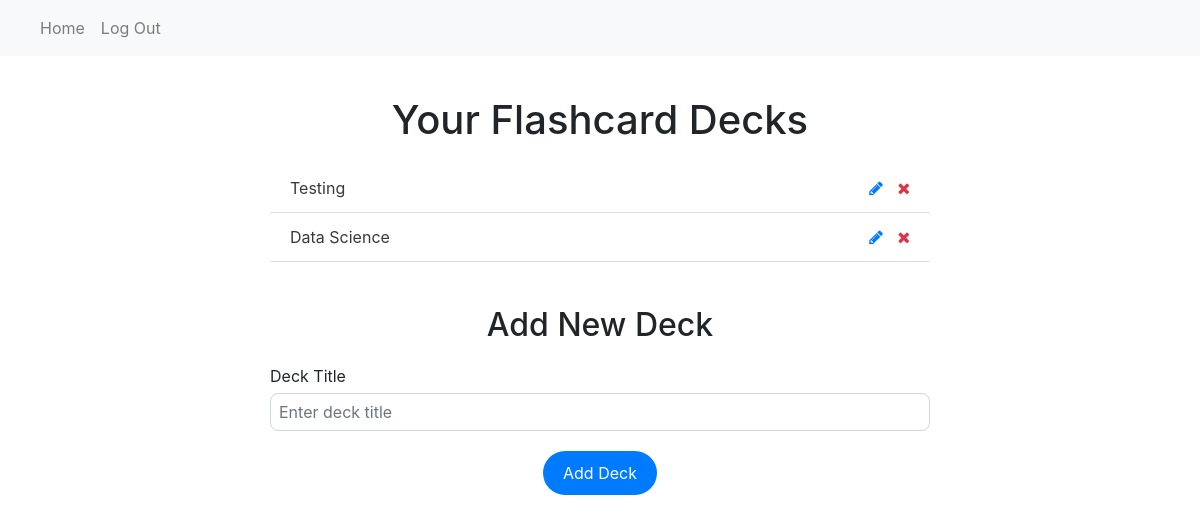
Page / (signed in) on the earlier database version.
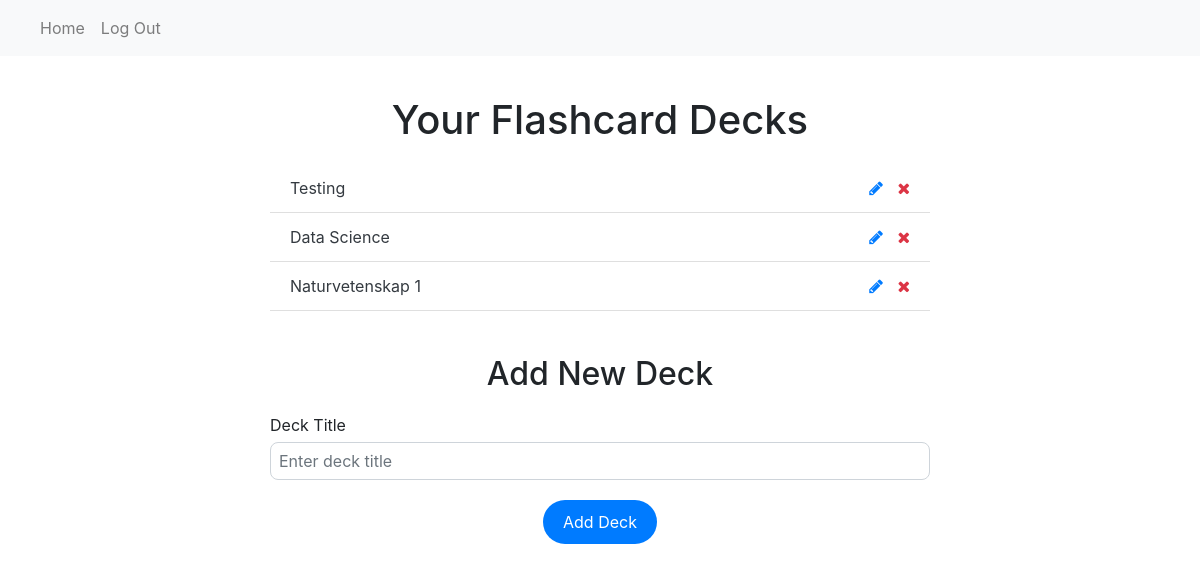
Same page on the later database version.
### website/models.py (models this page shows)
class Deck(db.Model):
    id = db.Column(db.Integer, primary_key=True)
    title = db.Column(db.String(100))
    user_id = db.Column(db.Integer, db.ForeignKey('user.id'))
    flashcards = db.relationship('Flashcard', back_populates='deck') # creates a relationship with the Flashcard class, will store a list of all the cards
    user = db.relationship('User', back_populates='decks')

### website/views.py (the view, shortened to what this page needs)
@views.route('/', methods=['GET', 'POST']) # sub URL leads to home
@login_required # this route is only accessible if logged in
def home():
    return render_template("home.html", user = current_user)

### website/__init__.py (called while the page is built)
def create_app():
    app = Flask(__name__) # represents the name of the file that was ran(?)
    app.config['SECRET_KEY'] = 'superdupersecret'
    app.config['SQLALCHEMY_DATABASE_URI'] = f'sqlite:///{DB_NAME}'
    db.init_app(app) # takes database to use with app
    from .views import views
    from .auth import auth
    app.register_blueprint(views, url_prefix='/')
    app.register_blueprint(auth, url_prefix='/')
    from .models import User, Deck, Flashcard
    create_database(app)
    login_manager = LoginManager()
    login_manager.login_view = 'auth.login' # where redirect to login
    login_manager.init_app(app) # the app we are using
    @login_manager.user_loader
    def load_user(id):
        return User.query.get(int(id)) # checks the primary key which is the id as an int
    return app

### website/templates/home.html (shortened to what this page needs)
{% extends "base.html" %} {% block title %}Home{% endblock %} {% block content
%}
<h1 class="center">Your Flashcard Decks</h1>
<ul class="list-group list-group-flush" id="decks">
    {% for deck in user.decks %}
    <li class="list-group-item d-flex justify-content-between align-items-center">
      <a href="{{ url_for('views.deck', deck_id=deck.id) }}" class="text-decoration-none text-dark">
        {{ deck.title }}
      </a>
      <div>
        <a href="{{ url_for('views.edit_deck', deck_id=deck.id) }}" class="edit-btn">
          <i class="fa fa-pencil"></i>
        </a>
        <button type="button" class="delete-btn" onclick="deleteDeck({{ deck.id }})">
          <i class="fa fa-times"></i>
        </button>
      </div>
    </li>
    {% endfor %}
  </ul>
 <h2 class="center">Add New Deck</h2>
<form method="POST">
  <div class="form-field">
    <label for="deck">Deck Title</label>
    <input
      type="text"
      class="form-control"
      id="deck"
      name="deck"
      placeholder="Enter deck title"
    />
  </div>
  <div class="center">
    <button type="submit" class="button primary">Add Deck</button>
  </div>
</form>
{% endblock %}

### website/templates/base.html (shortened to what this page needs)
<!DOCTYPE html>
<html>
  <head>
    <link
      rel="stylesheet"
      href="{{ url_for('static', filename='style.css') }}"
    />
    <link
      rel="stylesheet"
      href="https://stackpath.bootstrapcdn.com/bootstrap/4.4.1/css/bootstrap.min.css"
    />
    <link
      rel="stylesheet"
      href="https://stackpath.bootstrapcdn.com/font-awesome/4.7.0/css/font-awesome.min.css"
    />
  </head>
  <body>
    <nav class="navbar navbar-expand-lg navbar-light bg-light">
      <div class="collapse navbar-collapse" id="navbarNavAltMarkup">
        <div class="navbar-nav">
          {% if user.is_authenticated %}
          <a class="nav-item nav-link" id="home" href="/">Home</a>
          <a class="nav-item nav-link" id="logout" href="/logout">Log Out</a>
          {% else %}
          <a class="nav-item nav-link" id="login" href="/login">Login</a>
          <a class="nav-item nav-link" id="signUp" href="/sign-up">Sign Up</a>
          {% endif %}
        </div>
      </div>
    </nav>
    <div class="main-content">
      {% block content %}{% endblock %}
    </div>
  </body>
</html>

### website/static/style.css (style rules this page uses)
body { margin: 0; padding: 0; font-family: Arial, sans-serif; }
.main-content { max-width: 700px; margin: 40px auto; padding: 0 20px; }
.center { text-align: center; margin: 20px 0; }
.button { padding: 10px 20px; font-size: 1em; border: none; border-radius: 30px; cursor: pointer; text-decoration: none; }
.primary { background-color: #007bff; color: white; }
.form-field { margin-bottom: 15px; }
.form-field label { display: block; margin-bottom: 5px; }
.form-field input { width: 100%; padding: 8px; box-sizing: border-box; color: #495057; background-color: #fff; border: 1px solid #ced4da; border-radius: .5rem; }
.edit-btn, .delete-btn { padding: 10px; }
.delete-btn { all: unset; color: #dc3545; text-decoration: none; }

Differences in the rows shown:
added Deck: title "Naturvetenskap 1"
